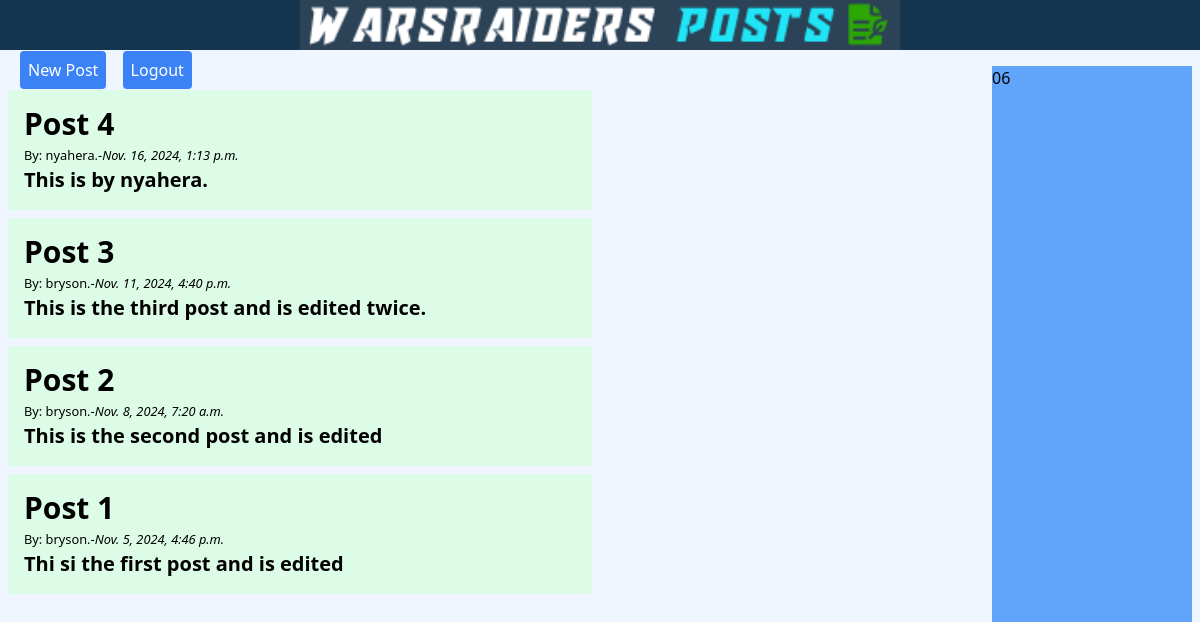
The app's page / (signed in) with its own data.
### blog/models.py (models this page shows, shortened)
class Post(models.Model):
    title = models.CharField(max_length=200)
    content =models.TextField()
    author =models.ForeignKey(User, on_delete=models.CASCADE)
    created_at =models.DateTimeField(default=timezone.now)
    updated_at =models.DateTimeField(auto_now=True)

### blog/views.py (the view)
# urls.py: path('',PostListView.as_view(),name='home'),
class PostListView(ListView):
    model = Post
    template_name = "blog/home.html"
    context_object_name = "posts"
    ordering = ['-created_at']

### blog/templates/blog/home.html (shortened to what this page needs)
{% extends 'blog/base.html' %}
{% block content %}
    {% if user.is_authenticated %}
        <a class="font-medium p-2 bg-blue-500 rounded text-white ml-5" href="{% url 'add-post' %}">New Post</a>
        <a class="font-medium p-2 bg-blue-500 rounded text-white ml-3" href="{% url 'logout-confirm' %}">Logout</a>
        {% endif %}
    {% for post in posts %}
        <a href="{% url 'post-detail' post.id %}">
        <div class="w-350 bg-green-100 m-2 p-4 rounded">
            <p class="text-3xl font-bold">{{ post.title }}</p>
            <small>By: {{ post.author }}.-<i>{{post.created_at }}</i></small>
            <p class="text-xl font-semibold">{{ post.content }}</p>
        </div>
    </a>
    {% endfor %}
{% endblock %}

### records on screen
Post: title "Post 4", author "nyahera", created_at "Nov. 16, 2024, 1:13 p.m.", content "This is by nyahera."
Post: title "Post 3", author "bryson", created_at "Nov. 11, 2024, 4:40 p.m.", content "This is the third post and is edited twice."
Post: title "Post 2", author "bryson", created_at "Nov. 8, 2024, 7:20 a.m.", content "This is the second post and is edited"
Post: title "Post 1", author "bryson", created_at "Nov. 5, 2024, 4:46 p.m.", content "Thi si the first post and is edited"
